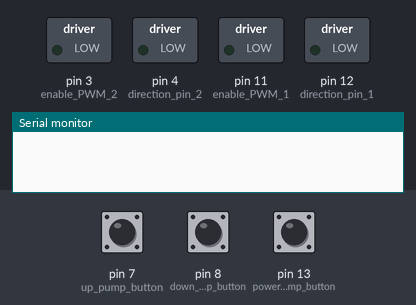
This sketch was run on a simulated Arduino Uno, built with avr-gcc and run on an emulated ATmega328P. On the bench: switched loads named in the sketch (green lamp = pin HIGH), the last lines printed to the serial monitor. The inputs (shaded band) are chosen by the test bench; at power-on: pin 13 (power_pump_button) LOW, pin 7 (up_pump_button) LOW, pin 8 (down_pump_button) LOW.

Above: at 1.2 s.
1.3 s: pin 13 (power_pump_button) pulled HIGH for 0.15 s
At 2.3 s:
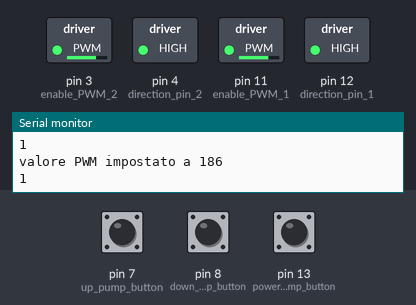
2.9 s: pin 13 (power_pump_button) pulled HIGH for 1 s
At 3.5 s:
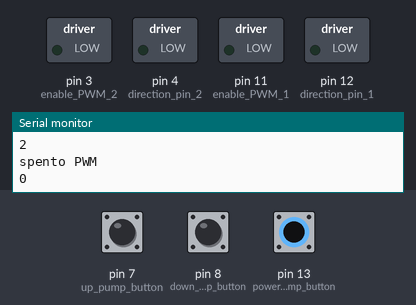
5.4 s: pin 13 (power_pump_button) pulled HIGH for 3.2 s
At 6.6 s:
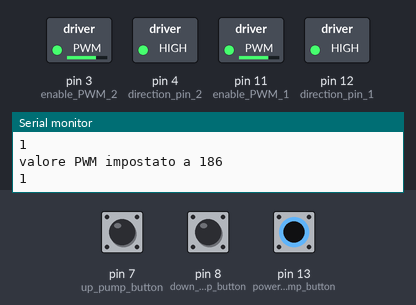
10.1 s: pin 7 (up_pump_button) pulled HIGH for 0.15 s
At 11.3 s:
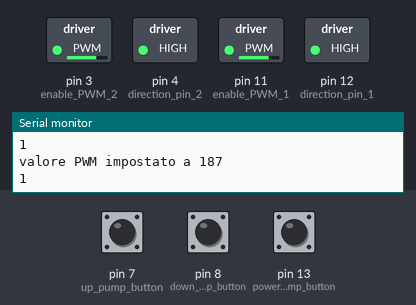
11.7 s: pin 7 (up_pump_button) pulled HIGH for 1 s
At 12.6 s:
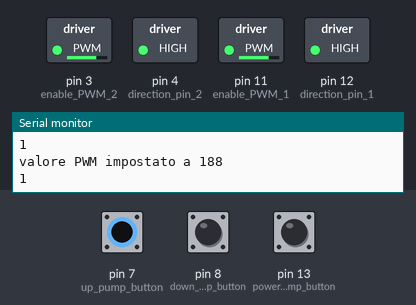
14.2 s: pin 7 (up_pump_button) pulsed HIGH 5 times (0.12 s each, 0.3 s apart)
At 14.35 s:
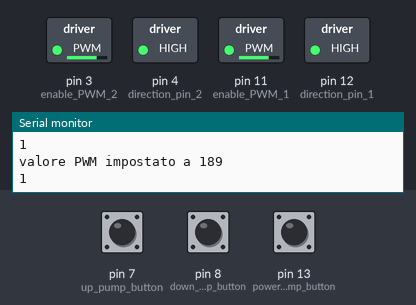
Timing chart, 0 to 17.2 s (numbered marks = the images above; inputs shaded):
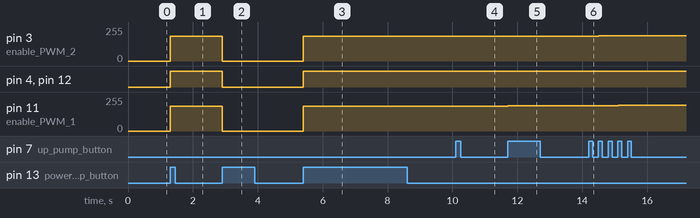

Measured:
- after the input at 1.3 s, pin 3 (enable_PWM_2): 0/255 → 184/255 at once; pin 4 (direction_pin_2), pin 12 (direction_pin_1): LOW → HIGH at once; pin 11 (enable_PWM_1): 0/255 → 186/255 at once
- after the input at 2.9 s, pin 3 (enable_PWM_2): 184/255 → 0/255 at once; pin 4 (direction_pin_2), pin 12 (direction_pin_1): HIGH → LOW at once; pin 11 (enable_PWM_1): 186/255 → 0/255 at once
- after the input at 5.4 s, pin 3 (enable_PWM_2): 0/255 → 184/255 at once; pin 4 (direction_pin_2), pin 12 (direction_pin_1): LOW → HIGH at once; pin 11 (enable_PWM_1): 0/255 → 186/255 at once
- after the input at 10.1 s, pin 3 (enable_PWM_2): 184/255 → 185/255 at once; pin 11 (enable_PWM_1): 186/255 → 187/255 at once
- after the input at 11.7 s, pin 3 (enable_PWM_2): 185/255 → 186/255 at once; pin 11 (enable_PWM_1): 187/255 → 188/255 at once
- after the input at 14.2 s, pin 3 (enable_PWM_2): moves from 186/255 to 191/255 over 1.2 s, starting at once; pin 11 (enable_PWM_1): moves from 188/255 to 193/255 over 1.2 s, starting at once

The sketch:

Fluidica_MEA.ino
```cpp
//Code to control 2 pump using a H bridge, we power them using the Vin and the direction is controlled by SW, they are used in a single direction and
//output pump is a bit faster than the input one. There are 2 buttons to speed up and down the pump with some limitation to the velocity.

#include "define.h"
#include "pin.h"


int duty_bin1 = 186;  //a 199 funzionano entrambi i motori    initial duty cicle
int duty_bin2 =  duty_bin1 - DIFF_PWM;


int k = 0;
int flag_loop=1;  // se 1 entro nel case che controlla gli stati on e off         1 enter the switch case to control motor status


void setup() {

  Serial.begin(9600); // open the serial port at 9600 bps, used for debugging
  pinMode(power_pump_button, INPUT);
  pinMode(up_pump_button, INPUT);
  pinMode(down_pump_button, INPUT);

  pinMode(enable_PWM_1, OUTPUT);
  pinMode(direction_pin_1, OUTPUT);
  pinMode(enable_PWM_2, OUTPUT);
  pinMode(direction_pin_2, OUTPUT);

  digitalWrite(direction_pin_1, LOW);
  digitalWrite(direction_pin_2, LOW);
  analogWrite(enable_PWM_1,0);
  analogWrite(enable_PWM_2,0);

  TCCR2B = TCCR2B & B11111000 | B00000001; //  PWM frequency of 31372 Hz on pin 3 (and 11)


}

void loop() {
  //start and stop of both pumps
  button_state = debounce(last_state, power_pump_button);
  if (last_state == LOW && button_state == HIGH)
    {
    k = k + 1;
    Serial.println(k);
    flag_loop=1;
    }
  last_state = button_state;

  //increase Duty cicle
  up_button_state = debounce(up_last_state, up_pump_button);
  if (up_last_state == LOW && up_button_state == HIGH)
    {
    duty_bin1=duty_bin1+1;
    if (duty_bin1>PWM_MAX){
      duty_bin1=PWM_MAX;}
    duty_bin2=duty_bin1-DIFF_PWM;

    flag_loop=1;
    }
  up_last_state = up_button_state;

  //decrease dc
  down_button_state = debounce(down_last_state, down_pump_button);
  if (down_last_state == LOW && down_button_state == HIGH)
    {
    duty_bin1=duty_bin1-1;
    if (duty_bin1<PWM_MIN){
      duty_bin1=PWM_MIN;}
    duty_bin2=duty_bin1-DIFF_PWM;

    flag_loop=1;
    }
  down_last_state = down_button_state;


  if (flag_loop==1)
    {
    switch (k) {
      case 1: {

        digitalWrite(direction_pin_2, HIGH);
        analogWrite(enable_PWM_2,duty_bin2);
        digitalWrite(direction_pin_1, HIGH);
        analogWrite(enable_PWM_1,duty_bin1);

        Serial.print("valore PWM impostato a ");   //codice per valutare funzionamento con PC, non serve sennò stampare su  seriale     control code when using a PC
        Serial.println(duty_bin1);
        Serial.println(k);
        flag_loop=0;

        }
      break;
      case 2:{

        analogWrite(enable_PWM_1,0);
        digitalWrite(direction_pin_1, LOW);
        analogWrite(enable_PWM_2,0);
        digitalWrite(direction_pin_2, LOW);

        Serial.println(k);
        Serial.println("spento PWM");
        k = 0;
        Serial.println(k);
        flag_loop=0;
        }
      break;
      }
    }
}


//debounce funtion
bool debounce(boolean last, int pin)
{
  bool current = digitalRead(pin);
  if (last != current)
    {
    delay(5);
    current = digitalRead(pin);
    }
  return current;
}
```

define.h
```cpp
int const PWM_MAX = 256;  //100% duty cicle PWM
int const PWM_MIN = 170;  //PWM duty cicle min per far andare i motore
int const DIFF_PWM = 2;   //diff tra i due motori, al momento è bassa perchè a livello HW un motore va meno dell'altro a parità di programmazione         diff btw pumps, duty cicle output > dc input to prevent overflow
```

pin.h
```cpp
int enable_PWM_1 = 11; //pompa ingresso    input pump
int direction_pin_1 = 12;

int enable_PWM_2 = 3; //pompa uscita       output pump
int direction_pin_2 = 4;

int power_pump_button = 13; //pin pulsante on e off
int up_pump_button = 7;
int down_pump_button = 8;


bool last_state = LOW;
bool button_state = LOW;

bool up_last_state = LOW;
bool up_button_state = LOW;

bool down_last_state = LOW;
bool down_button_state = LOW;
```
